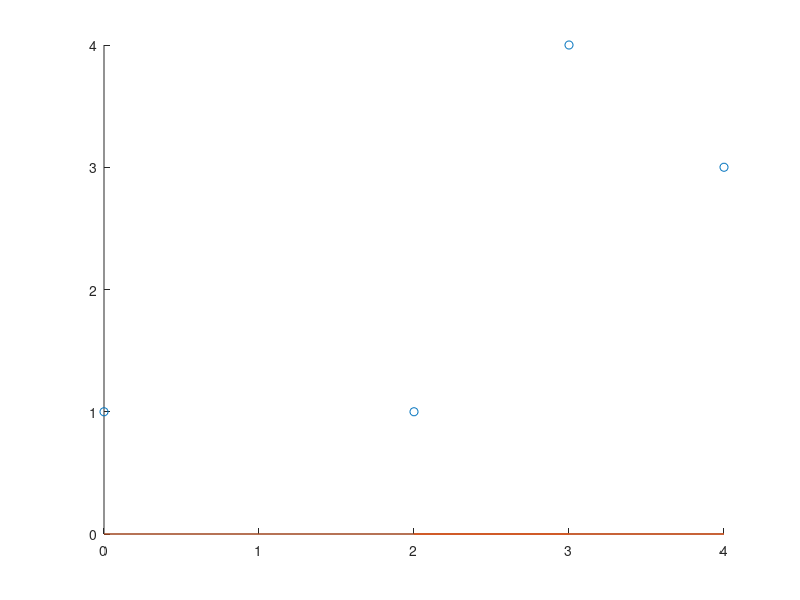

MATLAB code to generate this figure: (Note: this script raises an error after producing the figure.)

% Training data
X = [3 2 4 0];
Y = [4 1 3 1];

hold on
plot(X,Y,'o')

h_theta = inline('theta_1 * x', 'theta_1', 'x');

theta_1 = 0;



Y_guess = h_theta(theta_1,X);

plot(X,Y_guess)
J = 1/2/size(X,2)*sum((Y_guess - Y).^2);


J_new = inline('1/2/size(X,2) * sum( ((theta_1 * X) - Y).^2)','X','Y','theta_1');

J_new(X,Y,0)

J = 1/2/size(X,2) * sum( ((theta_1 * X) - Y).^2)

theta_guess = [-3:0.2:3];

plot(J_new(X,Y,theta_guess), theta_guess)

arrayfun(J_new(X,Y,theta_guess),theta_gess)



A = [1,1,1;1,1,1;1,1,1]

B = [6,12,6;66,9,8;6,7,8]

A*B

B*A

A*B*A

B*A*B
